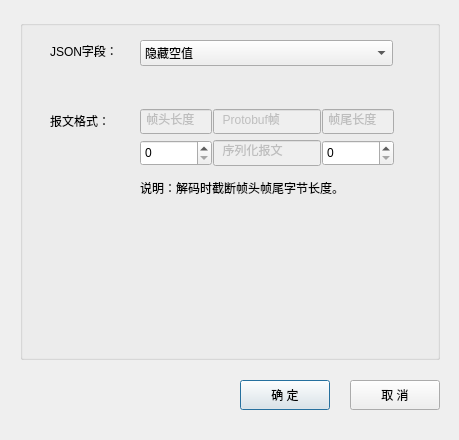
<?xml version="1.0" encoding="UTF-8"?>
<ui version="4.0">
 <class>SettingDialog</class>
 <widget class="QDialog" name="SettingDialog">
  <property name="geometry">
   <rect>
    <x>0</x>
    <y>0</y>
    <width>459</width>
    <height>440</height>
   </rect>
  </property>
  <property name="windowTitle">
   <string>Dialog</string>
  </property>
  <property name="modal">
   <bool>false</bool>
  </property>
  <widget class="QPushButton" name="pushButton_ok">
   <property name="geometry">
    <rect>
     <x>240</x>
     <y>380</y>
     <width>90</width>
     <height>30</height>
    </rect>
   </property>
   <property name="text">
    <string>确 定</string>
   </property>
  </widget>
  <widget class="QPushButton" name="pushButton_cancel">
   <property name="geometry">
    <rect>
     <x>350</x>
     <y>380</y>
     <width>90</width>
     <height>30</height>
    </rect>
   </property>
   <property name="text">
    <string>取 消</string>
   </property>
  </widget>
  <widget class="QGroupBox" name="groupBox">
   <property name="geometry">
    <rect>
     <x>20</x>
     <y>20</y>
     <width>420</width>
     <height>340</height>
    </rect>
   </property>
   <property name="title">
    <string/>
   </property>
   <widget class="QLabel" name="label">
    <property name="geometry">
     <rect>
      <x>30</x>
      <y>20</y>
      <width>81</width>
      <height>21</height>
     </rect>
    </property>
    <property name="text">
     <string>JSON字段：</string>
    </property>
   </widget>
   <widget class="QLabel" name="label_2">
    <property name="geometry">
     <rect>
      <x>30</x>
      <y>90</y>
      <width>81</width>
      <height>21</height>
     </rect>
    </property>
    <property name="text">
     <string>报文格式：</string>
    </property>
   </widget>
   <widget class="QComboBox" name="comboBox_jsonPrint">
    <property name="geometry">
     <rect>
      <x>120</x>
      <y>20</y>
      <width>253</width>
      <height>26</height>
     </rect>
    </property>
    <item>
     <property name="text">
      <string>隐藏空值</string>
     </property>
    </item>
    <item>
     <property name="text">
      <string>显示全部</string>
     </property>
    </item>
   </widget>
   <widget class="QLineEdit" name="lineEdit">
    <property name="enabled">
     <bool>false</bool>
    </property>
    <property name="geometry">
     <rect>
      <x>120</x>
      <y>89</y>
      <width>72</width>
      <height>25</height>
     </rect>
    </property>
    <property name="cursor">
     <cursorShape>IBeamCursor</cursorShape>
    </property>
    <property name="text">
     <string> 帧头长度</string>
    </property>
    <property name="cursorPosition">
     <number>5</number>
    </property>
    <property name="dragEnabled">
     <bool>false</bool>
    </property>
    <property name="readOnly">
     <bool>true</bool>
    </property>
   </widget>
   <widget class="QLineEdit" name="lineEdit_2">
    <property name="enabled">
     <bool>false</bool>
    </property>
    <property name="geometry">
     <rect>
      <x>302</x>
      <y>89</y>
      <width>72</width>
      <height>25</height>
     </rect>
    </property>
    <property name="layoutDirection">
     <enum>Qt::LeftToRight</enum>
    </property>
    <property name="text">
     <string> 帧尾长度</string>
    </property>
    <property name="readOnly">
     <bool>true</bool>
    </property>
   </widget>
   <widget class="QLineEdit" name="lineEdit_3">
    <property name="enabled">
     <bool>false</bool>
    </property>
    <property name="geometry">
     <rect>
      <x>193</x>
      <y>89</y>
      <width>108</width>
      <height>25</height>
     </rect>
    </property>
    <property name="text">
     <string>  Protobuf帧</string>
    </property>
    <property name="readOnly">
     <bool>true</bool>
    </property>
   </widget>
   <widget class="QLineEdit" name="lineEdit_5">
    <property name="enabled">
     <bool>false</bool>
    </property>
    <property name="geometry">
     <rect>
      <x>193</x>
      <y>120</y>
      <width>108</width>
      <height>26</height>
     </rect>
    </property>
    <property name="text">
     <string>  序列化报文</string>
    </property>
    <property name="readOnly">
     <bool>true</bool>
    </property>
   </widget>
   <widget class="QSpinBox" name="spinBox_headLength">
    <property name="geometry">
     <rect>
      <x>120</x>
      <y>120</y>
      <width>72</width>
      <height>26</height>
     </rect>
    </property>
   </widget>
   <widget class="QSpinBox" name="spinBox_tailLength">
    <property name="geometry">
     <rect>
      <x>302</x>
      <y>120</y>
      <width>72</width>
      <height>26</height>
     </rect>
    </property>
   </widget>
   <widget class="QLabel" name="label_3">
    <property name="geometry">
     <rect>
      <x>120</x>
      <y>160</y>
      <width>261</width>
      <height>16</height>
     </rect>
    </property>
    <property name="text">
     <string>说明：解码时截断帧头帧尾字节长度。</string>
    </property>
   </widget>
  </widget>
 </widget>
 <resources/>
 <connections/>
</ui>
